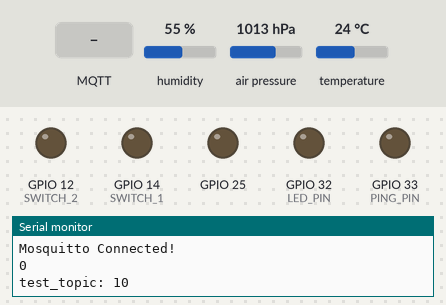
A program run on a simulated ESP32. Parts: output pins drawn as LEDs (lit = HIGH), the last lines printed to the serial monitor. Dashed ring = blinking. The test bench sets the inputs (shaded band); at power-on: humidity 55 %, air pressure 1013 hPa, temperature 24 °C. WiFi joins after 1.5 s; servers stay silent unless stated; no MQTT or app messages arrive unless stated; not simulated (calls return 0 or success): secrets.h.

Above: at 4.8 s.
4.9 s: MQTT message "1" arrives on the first subscribed topic
At 10.67 s:
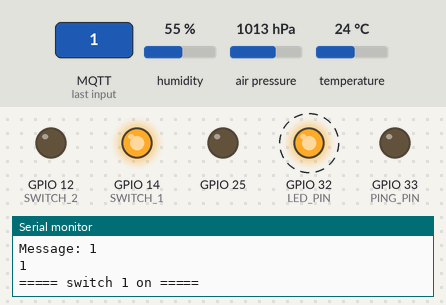
At 12.3 s:
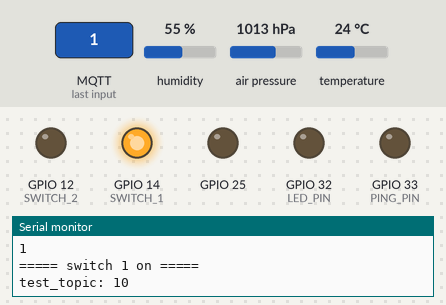
12.8 s: MQTT message "0" arrives on the first subscribed topic
At 17.61 s:
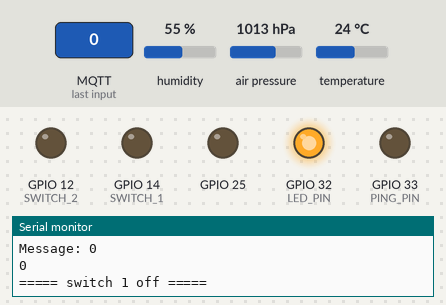
Timing chart, 0 to 31.7 s (numbered marks = the images above; inputs shaded):
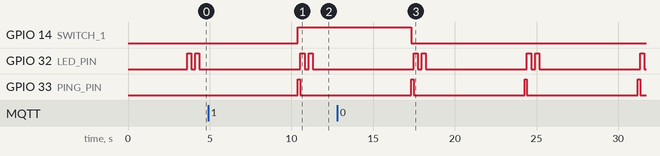

The program:

main.cpp
```cpp
/*
  Written for ESP32 development board DEVKIT v1 (Espressive ESP32-WROOM-32).
  Modified for ESP32 WROOM U (external anthena).

  Node sending temperature and atmosphere pressure readings via MQTT.

  by: Alexander Bobkov
  Created: December 17, 2023
  Updated: March 7, 2024

*/

#include <Arduino.h>
#include <WiFi.h>
#include <Wire.h>
#include <WiFiClientSecure.h>
#include <PubSubClient.h>
#include <Adafruit_Sensor.h>

#include "secrets.h"
#include "config.h"

#ifdef BME280   // I2C temperature, pressure and humidity sensor.
#include <Adafruit_BME280.h>
#endif
#ifdef BMP280   // ISP temperature, pressure and humidity sensor.
#include <Adafruit_BMP280.h>
#endif

struct {
  float humidity = 0.0;
  float pressure = 0.0;
  float temperature = 0.0;
} sensors_values;
char cstr[16];

// Sensors modules specified in config.h file.
// BME280
#ifdef BME280
// WaveShare BME280
Adafruit_BME280 bme;
#define SEALEVELPRESSURE_HPA (1013.25)
#endif
// BMP280
#ifdef BMP280
// I2C setup
Adafruit_BMP280 bmp;
// BMP280 SPI setup
#define BMP_SCK   (18)
#define BMP_MISO  (19)
#define BMP_MOSI  (23)
#define BMP_CS    (5)
//Adafruit_BMP280 bmp(BMP_CS);
#endif

// Mosquitto
#ifdef MQTT
WiFiClient espClient;
PubSubClient connection(espClient);
Mosquitto mosquitto = Mosquitto();
#endif
#ifdef MQTT_SSL
WiFiClientSecure espClientSSL = WiFiClientSecure();
PubSubClient connection(espClientSSL); //mosquitto_ssl
//Mosquitto mosquitto = Mosquitto();
#endif

void mosquito_callback (char* topic, byte* message, unsigned int length)
{
  // Display topic and message received.
  Serial.print("\nMessage arrived on topic: ");
  Serial.println(topic);
  Serial.print("Message: ");
  String messageTemp; // variable to temporary store message received

  // Convert message received in bytes into String
  for (int i=0; i < length; i++) {
    Serial.print((char)message[i]);
    messageTemp += (char)message[i];
  }
  Serial.println();
  Serial.println(messageTemp);

  // Identify message received
  if (strstr(topic, "esp32/sw1")) {
    Serial.print("===== switch 1 ");
    if (messageTemp == (String)"1") {
      Serial.println("on =====");
      digitalWrite(SWITCH_1, HIGH);
    }
    if (messageTemp == (String)"0") {
      Serial.println("off =====");
      digitalWrite(SWITCH_1, LOW);
    }
  }
  if (strstr(topic, "esp32/sw2")) {
    Serial.println("switch 2");
    if (messageTemp == (String)"on") {
      Serial.println("on =====");
      digitalWrite(SWITCH_2, HIGH);
    }
    if (messageTemp == (String)"off") {
      Serial.println("off =====");
      digitalWrite(SWITCH_2, LOW);
    }
  }

  if (strstr(topic, MQTT_IOT_CHANNEL_OUTPUT_SWITCH_1)) {
  //if (strcmp((char *)topic, MQTT_IOT_CHANNEL_OUTPUT_SWITCH_1)) {
    Serial.println(MQTT_IOT_CHANNEL_OUTPUT_SWITCH_1);
    if (messageTemp == (String)"on") {
    //if (strcmp(messageTemp, "on")) {
      Serial.println("Switch 1 ON\n");
      digitalWrite(12, HIGH);
    }
    if (messageTemp == (String)"off") {
    //if (strcmp(messageTemp, "off")) {
      Serial.println("Switch 1 OFF\n");
      digitalWrite(12, LOW);
    }
  }
  if (strstr(topic, MQTT_IOT_CHANNEL_OUTPUT_SWITCH_2)) {
    Serial.println("switch 2");
    if (messageTemp == (String)"on") {
      Serial.println("on =====");
      digitalWrite(12, HIGH);
    }
    if (messageTemp == (String)"off") {
      Serial.println("off =====");
      digitalWrite(12, LOW);
    }
  }
  if (strstr(topic, MQTT_IOT_CHANNEL_OUTPUT_PWM_1)) {
    Serial.println(MQTT_IOT_CHANNEL_OUTPUT_PWM_1);
    if (messageTemp == (String)"on") {
      Serial.println("on =====");
      //digitalWrite(DAC_CH1, HIGH);
      dacWrite(DAC1, 255);
    }
    /*else if (messageTemp == (String)"off") {
      Serial.println("off =====");
      //digitalWrite(DAC_CH1, LOW);
      dacWrite(DAC1, 0);
    }
    else {
      int pwm1 = (int)message;
      Serial.print("PWM-1: ");
      Serial.println(pwm1);
      //digitalWrite(DAC_CH1, pwm1);
      dacWrite(DAC1, 255);
    }*/
    else {
      int pwm1 = messageTemp.toInt();
      Serial.print("PWM-1: ");
      Serial.println(pwm1);
      dacWrite(DAC1, pwm1);
    }
  }
}

// Connect to Mosquito MQTT server.
void mosquitto_connect ()
{
  /*
  Statuses for connected():
    0   => Connected
    -2
    -4
  */
  while (!connection.connected()) {
    Serial.print("MQTT connection state: ");
    Serial.println(connection.state());
    Serial.print("Connecting to Mosquitto at IP: ");
    Serial.print(mqtt_server);
    #ifdef MQTT // MOSQUITTO MQTT port 1883
    Serial.println(":1883");
    connection.setServer(mqtt_server, 1883);
    if(connection.connect("ESP32")) {
      Serial.println("Mosquitto Connected!");
      connection.setCallback(mosquito_callback);
    }
    Serial.print("Mosquitto state: ");
    Serial.println(connection.state());
    #endif
    #ifdef MQTT_SSL // MOSQUITTO MQTT port 8883
    // MQTX MQTT Cloud
    Serial.println(":8883");
    espClientSSL.setCACert(NODE_CERT_CA);
    connection.setServer(mqtt_server, 8883);
    connection.setKeepAlive(60);
    while (!connection.connected()) {
      String client_id = "ESP32-WROOM-32U_" + String(WiFi.macAddress());
      Serial.printf("Connecting to MQTT Brocker as %s ... \n", client_id.c_str());
      if (connection.connect(client_id.c_str(), mqtt_username, mqtt_password)) {
        Serial.println("Connected to MQTT Broker");
      }
      else {
        Serial.print("Failed to connect, rc=");
        Serial.print(connection.state());
        Serial.println(" Retrying in 5 seconds.");
        delay(5000);
      }
    }
    /* on-premises Mosquitto MQTT
    Serial.println(":8883");
    connection.setServer(mqtt_server, 8883);
    espClientSSL.setCACert(NODE_CERT_CA);
    espClientSSL.setCertificate(NODE_CERT_CRT);
    espClientSSL.setPrivateKey(NODE_CERT_PRIVATE);
    if(connection.connect("ESP32")) {
      Serial.println("Mosquitto Connected!");
      connection.setCallback(mosquito_callback);
      connection.subscribe("esp32/sw1");
      connection.subscribe("esp32/sw2");
      connection.subscribe(MQTT_IOT_CHANNEL_OUTPUT_SWITCH_1);
      connection.subscribe(MQTT_IOT_CHANNEL_OUTPUT_SWITCH_2);
      connection.subscribe(MQTT_IOT_CHANNEL_OUTPUT_PWM_1);
    }
    Serial.print("Mosquitto state: ");
    Serial.println(connection.state());*/
    #endif
    delay(2000);
  }
}

void setup() {
  Serial.begin(115200);
  Serial.println();
  Serial.println("Running setup ...");
  sensors_values.humidity = 0.0;
  sensors_values.pressure = 0.0;
  sensors_values.temperature = 0.0;

  // Initialize GPIO
  #ifdef devkit_36pin_001
  #endif
  #ifdef devkit_30pin_001
  #endif
  #ifdef devkit_v4_38pin_ext_antenna
  pinMode(LED_PIN, OUTPUT);
  pinMode(PING_PIN, OUTPUT);
  pinMode(SWITCH_1, OUTPUT);
  pinMode(SWITCH_2, OUTPUT);

  pinMode(21, PULLUP);
  pinMode(22, PULLUP);

  pinMode(FAN_RPM, INPUT);
  digitalWrite(FAN_RPM, HIGH);
  //attachInterrupt(digitalPinToInterrupt(FAN_RPM), rpm_fan, FALLING);
  //pinMode(DAC_CH1, OUTPUT);
  // Active level is LOW
  digitalWrite(SWITCH_1, LOW);
  digitalWrite(SWITCH_2, LOW);
  //digitalWrite(DAC_CH1, LOW);
  dacWrite(DAC1, 0);
  #endif

  Serial.println("GPIO setup done");
  Serial.println("Scanning I2C bus ...");

  // Scan I2C bus
  /*byte address;
  for (address = 1; address < 127; address++)
  {
    Serial.print("Address: ");
    Serial.println(address, HEX);
    Wire.beginTransmission(address);
    if (Wire.endTransmission() == 0) {
      Serial.print("I2C device was found at address: ");
      Serial.println(address, HEX);
    }
    else if (Wire.endTransmission() == 4)
      Serial.println("I2C unknown error.");
    delay(150); //500
  }*/

  // WaveShare BME280
  #ifdef BME280
  unsigned status = bme.begin(0x76); // 0x76
  //unsigned status = bme.begin(0x58); // 0x58

  if (!status) {
    Serial.println("Could not find a valid BME/BMP280 sensor, check wiring!");
    Serial.print("SensorID was: 0x"); Serial.println(bme.sensorID(),16);
    Serial.print("   ID of 0xFF probably means a bad address, a BMP 180 or BMP 085\n");
    Serial.print("   ID of 0x56-0x58 represents a BMP 280,\n");
    Serial.print("   ID of 0x60 represents a BME 280.\n");
    Serial.print("   ID of 0x61 represents a BME 680.\n");
    while (1);
  }
  else {
    sensors_values.humidity = bme.readHumidity();
    sensors_values.pressure = bme.readPressure()  / 100.0F;
    sensors_values.temperature = bme.readTemperature();
  }
  #endif

  // BMP280
  #ifdef BMP280
  unsigned status_bmp280;
  status_bmp280 = bmp.begin(0x58);
  if (!status_bmp280) {
    Serial.println("Could not find BMP280");
    Serial.println(bmp.sensorID(),16);
    while (1);
  }
  else {
    Serial.println(bmp.sensorID(),16);
  }
  #endif

  // Initialize RTC module, if defined
  #ifdef RTC
  rtc.begin();
  if (! rtc.begin())
  {
    Serial.println("Couldn't find RTC");
    while (1);
  }
  temp = rtc.getTemperature();
  #endif
  // Uncomment when compiling for the first time
  //rtc.adjust(DateTime(F(__DATE__), F(__TIME__)));
  /*if (rtc.lostPower()) {
    Serial.println("RTC lost power, lets set the time!");
    // following line sets the RTC to the date &amp; time this sketch was compiled
    rtc.adjust(DateTime(F(__DATE__), F(__TIME__)));
    // This line sets the RTC with an explicit date &amp; time, for example to set
    // January 21, 2014 at 3am you would call:
    // rtc.adjust(DateTime(2014, 1, 21, 3, 0, 0));
  }*/

  String hostname = "ESP32LF";
  WiFi.config(INADDR_NONE, INADDR_NONE, INADDR_NONE, INADDR_NONE);
  WiFi.setHostname(hostname.c_str());
  WiFi.begin(WIFI_SSID, WIFI_PASSWORD);
  WiFi.mode(WIFI_STA);

  Serial.println("Connecting to Wi-Fi");

  // Connect to wifi.
  while (WiFi.status() != WL_CONNECTED) {
    delay(500);
    Serial.print("#");
  }
  Serial.print("\nCONNECTED\nIP: ");
  Serial.println(WiFi.localIP());

  Serial.print("Connecting to Mosquitto at IP: ");
  Serial.print(mqtt_server);
  mosquitto_connect();
  /**
  #ifdef MQTT // MOSQUITTO MQTT port 1883
  Serial.println(":1883");
  connection.setServer(mqtt_server, 1883);
  if(connection.connect("ESP32")) {
    Serial.println("Mosquitto Connected!");
    connection.setCallback(mosquito_callback);
    digitalWrite(LED_PIN, HIGH);
  }
  else {
    Serial.print("Mosquitto state: ");
    digitalWrite(LED_PIN, LOW);
  }
  Serial.println(connection.state());
  #endif
  #ifdef MQTT_SSL // MOSQUITTO MQTT port 8883
  Serial.println(":8883");
    espClientSSL.setCACert(NODE_CERT_CA);
    connection.setServer(mqtt_server, 8883);
    connection.setKeepAlive(60);
    while (!connection.connected()) {
      String client_id = "ESP32-WROOM-32U_" + String(WiFi.macAddress());
      Serial.printf("Connecting to MQTT Brocker as %s ... \n", client_id.c_str());
      if (connection.connect(client_id.c_str(), mqtt_username, mqtt_password)) {
        Serial.println("Connected to MQTT Broker");
      }
      else {
        Serial.print("Failed to connect, rc=");
        Serial.print(connection.state());
        Serial.println(" Retrying in 5 seconds.");
        delay(5000);
      }
    }
  /**
  Serial.println(":8883");
  connection.setServer(mqtt_server, 8883);
  espClientSSL.setCACert(NODE_CERT_CA);
  espClientSSL.setCertificate(NODE_CERT_CRT);
  //espClientSSL.setPrivateKey(NODE_CERT_PRIVATE);
  //connection.setCallback(mosquito_callback);
  **/
  if(connection.connect("esp32")) {
    Serial.println("Mosquitto Connected!");
    connection.subscribe("esp32/sw1");
    connection.subscribe("esp32/sw2");
    connection.subscribe(MQTT_IOT_CHANNEL_OUTPUT_SWITCH_2);
    connection.subscribe(MQTT_IOT_CHANNEL_OUTPUT_PWM_1);
    connection.setCallback(mosquito_callback);
    digitalWrite(LED_PIN, HIGH);
  }
  else {
    Serial.print("Mosquitto state: ");
    digitalWrite(LED_PIN, LOW);
  }
  Serial.println(connection.state());
  //#endif
}

void loop() {
  if (connection.connected()) {            // connected() == 1 => Connected

    digitalWrite(LED_PIN, HIGH);
    delay(250);
    digitalWrite(LED_PIN, LOW);
    delay(250);
    digitalWrite(LED_PIN, HIGH);
    delay(250);
    digitalWrite(LED_PIN, LOW);

    // Publish sensors readings to MQTT broker.
    //connection.publish(MQTT_IOT_CHANNEL_TEMPERATURE, itoa(sensors_values.temperature, cstr, 10));
    //connection.publish(MQTT_IOT_CHANNEL_PRESSURE, itoa(sensors_values.pressure / 100.0F, cstr, 10));
    //connection.publish(MQTT_IOT_CHANNEL_HUMIDITY, itoa(sensors_values.humidity, cstr, 10));
    #ifdef BME280
    connection.publish(MQTT_IOT_CHANNEL_TEMPERATURE, itoa(bme.readTemperature(), cstr, 10));
    connection.publish(MQTT_IOT_CHANNEL_PRESSURE, itoa(bme.readPressure() / 100.0F, cstr, 10));
    connection.publish(MQTT_IOT_CHANNEL_HUMIDITY, itoa(bme.readHumidity(), cstr, 10));
    connection.publish(MQTT_IOT_CHANNEL_OUTPUT_PULSE, "1");
    connection.publish(MQTT_IOT_CHANNEL_0, "10");
    #endif
    #ifdef BMP280
    connection.publish(MQTT_IOT_CHANNEL_TEMPERATURE, itoa(bmp.readTemperature(), cstr, 10));
    connection.publish(MQTT_IOT_CHANNEL_PRESSURE, itoa(bmp.readPressure() / 100.0F, cstr, 10));
    connection.publish(MQTT_IOT_CHANNEL_HUMIDITY, itoa(0, cstr, 10));
    connection.publish(MQTT_IOT_CHANNEL_OUTPUT_PULSE, "1");
    connection.publish(MQTT_IOT_CHANNEL_0, "10");
    #endif

    // Print key information on Serial
    Serial.println("test_topic: 10");
    delay(1000);
    connection.publish(MQTT_IOT_CHANNEL_OUTPUT_PULSE, "0");
    connection.publish(MQTT_IOT_CHANNEL_0, "3");
    Serial.println("test_topic: 3");
    Serial.println("Publishing to the topics:");
    Serial.println(MQTT_IOT_CHANNEL_TEMPERATURE);
    Serial.println(MQTT_IOT_CHANNEL_PRESSURE);
    Serial.println(MQTT_IOT_CHANNEL_HUMIDITY);
    Serial.print("MQTT State: ");
    Serial.println(connection.state());       // state() == 0 => Connected to MQTT
    Serial.print("MQTT Connected: ");
    Serial.println(connection.connected());   // connected() == 1 => Connected to MQTT
    Serial.print("Wi-Fi Connection status: ");
    Serial.println(WiFi.status());            // status() == 3 => Connected to WiFi
    Serial.println("\n==== BME280 Sensors Values ====");
    Serial.print("Temperature: ");
    #ifdef BME280
    Serial.print(bme.readTemperature());
    Serial.println("°C");
    Serial.print("Humidity: ");
    Serial.print(bme.readHumidity());
    Serial.println("%");
    Serial.print("Barometric Pressure: ");
    Serial.print(bme.readPressure() / 100.0F);
    Serial.println(" hPa");
    Serial.println("========\n");
    #endif
    #ifdef BMP280
    Serial.print(bmp.readTemperature());
    Serial.println("°C");
    Serial.print("Humidity: ");
    Serial.print("N/A");
    Serial.println("%");
    Serial.print("Barometric Pressure: ");
    Serial.print(bmp.readPressure() / 100.0F);
    Serial.println(" hPa");
    Serial.println("========\n");
    #endif
    delay(5000);
    connection.loop();

    // Blink status LED when status is OK
    digitalWrite(PING_PIN, LOW);
    digitalWrite(PING_PIN, HIGH);
    delay(150);
    digitalWrite(PING_PIN, LOW);
  }
  // Call function to establish connection if not connected to MQTT server.
  else {
    // Keep status LED steady if MQTT connection error
    digitalWrite(LED_PIN, HIGH);
    mosquitto_connect();
  }
}
```

Source omitted: config.h (6003 bytes)

Measured:
- after the input at 4.9 s, GPIO 14 (SWITCH_1): LOW → HIGH after 5.5 s
- after the input at 12.8 s, GPIO 14 (SWITCH_1): HIGH → LOW after 4.5 s
- by itself, GPIO 32 (LED_PIN): repeats every 6.9 s: LOW 0.25 s, HIGH 0.25 s, LOW 6.2 s, HIGH 0.25 s
- by itself, GPIO 33 (PING_PIN): alternates HIGH for 0.15 s and LOW for 6.8 s
